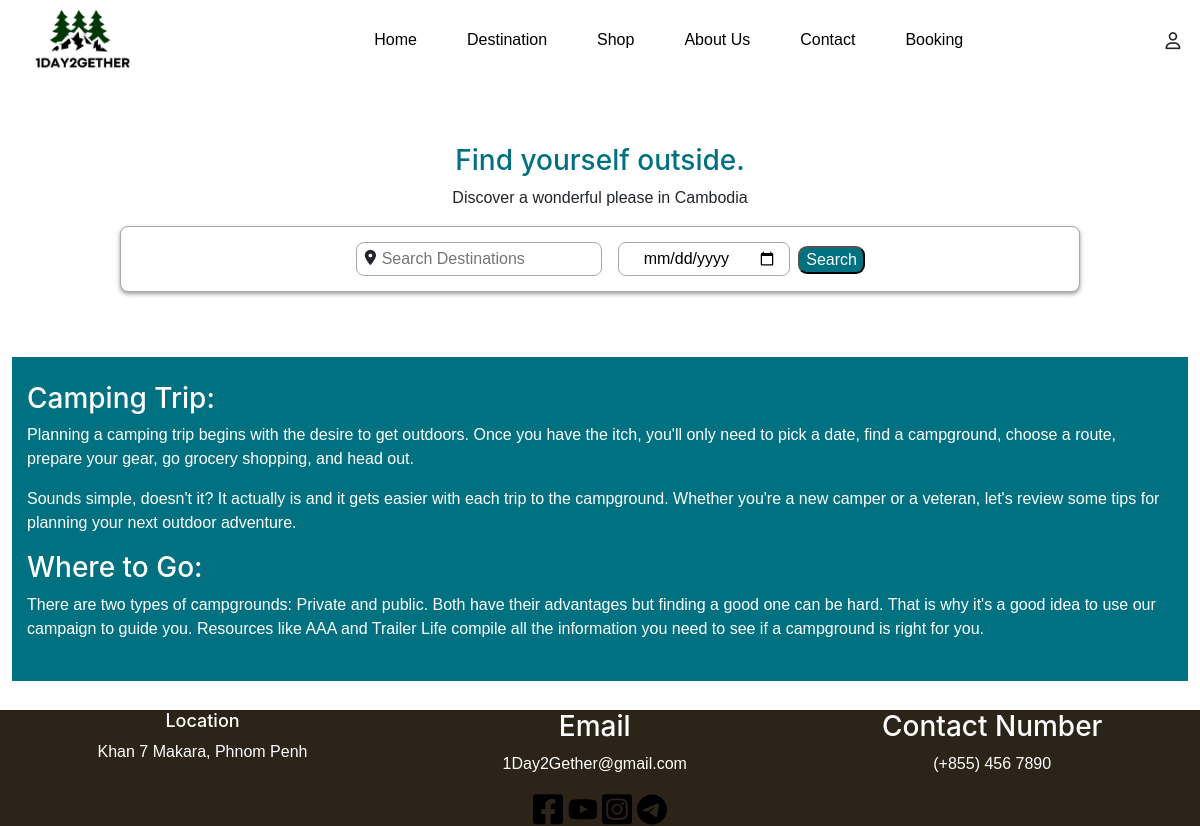
The page /Destination/ on the database as committed earlier.
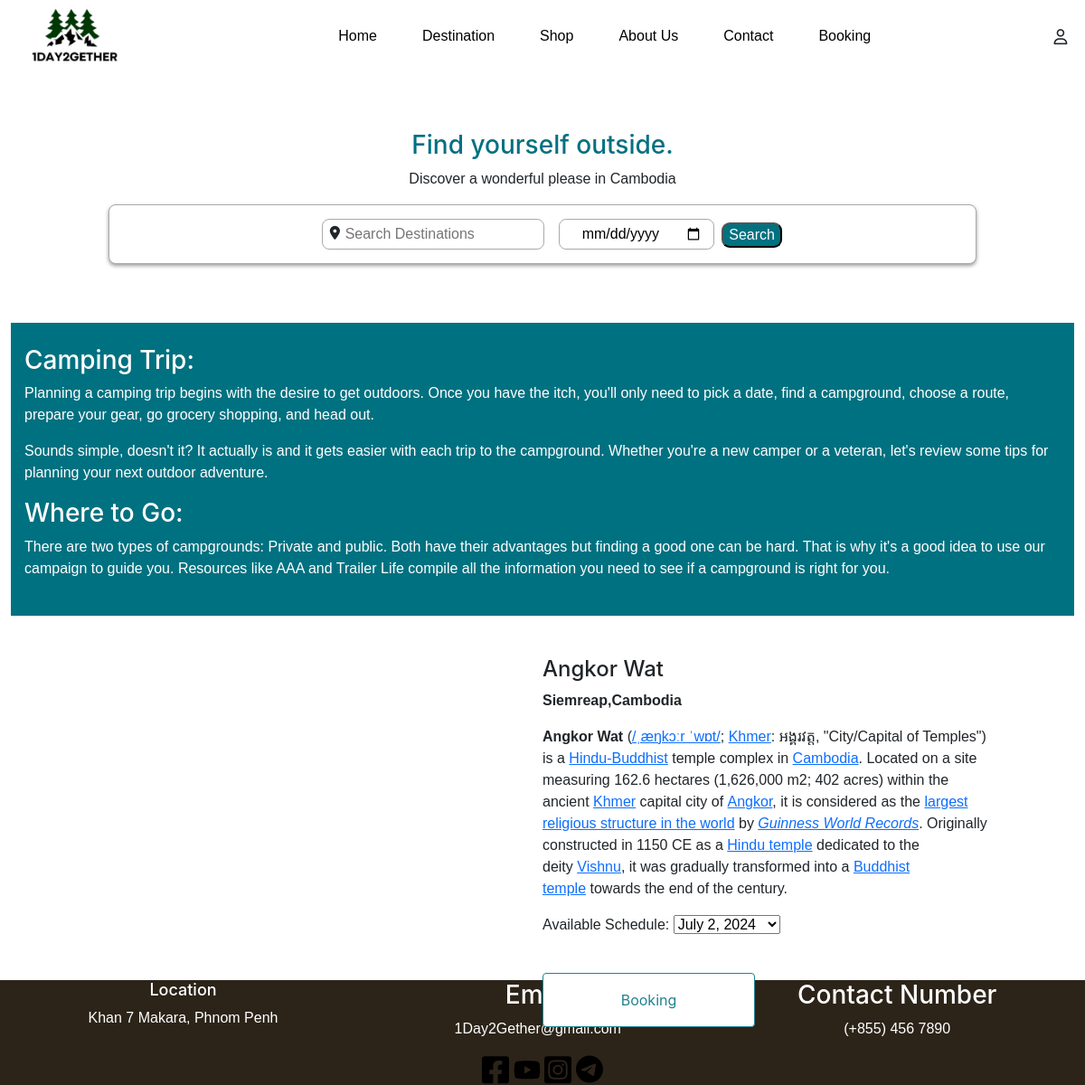
The same page on the database as committed later.
### onedaytwogether/models.py (models this page shows, shortened)
class Destination(models.Model):
    destination = models.CharField(max_length=50)
    address=RichTextField(blank=True, null=True)
    Image = models.FileField(blank=True, upload_to=Destination_directory_path,  validators=[validate_file_extension])
    description=RichTextField(blank=True, null=True)
    class Meta():
        ordering = ['id']

### onedaytwogether/views.py (the view, shortened to what this page needs)
# urls.py: path('Destination/', onedaytwogether_view.DestinationView.as_view(), name='Destination'),
class DestinationView(View):
    template_name = 'Destination.html'
    def get(self, request):
        search_query = request.GET.get('search')
        searchdate_query = request.GET.get('searchdate')
        desdata = Destination.objects.all()
        shcedata = Schedule.objects.all().order_by('Schedule')
        if search_query:
            desdata = desdata.filter(
                Q(destination__icontains=search_query) |
                Q(address__icontains=search_query) |
                Q(description__icontains=search_query)
            )
        return render(request, self.template_name, {'desdata': desdata, 'shcedata': shcedata, })

### final/templates/Destination.html (shortened to what this page needs)
{% extends 'header.html' %}
{%load static%}
{% block main_body %}
<!DOCTYPE html>
<html lang="en">
<head>
    <link rel="stylesheet" href="{%static 'css/bootstrap.css'%}">
    <link rel="stylesheet" href="{% static 'css/Destination.css' %}">
    <link rel="stylesheet" href="https://cdnjs.cloudflare.com/ajax/libs/font-awesome/6.3.0/css/all.min.css"
 />
</head>
<body>
    <div class="header">
        <center>
            <h3>Find yourself outside. </h3>
            <p>Discover a wonderful please in Cambodia</p>
            <form method="get" action="{% url 'onedaytwogether:Destination' %}">
                <div class="menu-search">
                    <div>
                        <i class="fa-solid fa-location-dot"></i>
                        <input type="text" placeholder="Search Destinations" name="search" id="">
                    </div>
                    <div>
                        <input type="date" id="" name="searchdate">
                    </div>
                    <div>
                        <input style="color: white;" type="submit" value="Search" name="" id="Search-button">
                    </div>
                </div>
            </form>
        </center>
    </div>
    <div class="text-body">
        <h3>Camping Trip: </h3>
        <p>Planning a camping trip begins with the desire to get outdoors. Once you have the itch, you'll only need to
            pick a date,
            find a campground, choose a route, prepare your gear, go grocery shopping, and head out.
        </p>
        <p>Sounds simple, doesn't it? It actually is and it gets easier with each trip to the campground. Whether you're
            a new
            camper or a veteran, let's review some tips for planning your next outdoor adventure.</p>
        <h3>Where to Go: </h3>
        <p>
            There are two types of campgrounds: Private and public. Both have their advantages but finding a good one
            can be hard.
            That is why it's a good idea to use our campaign to guide you. Resources like AAA and Trailer Life compile
            all the
            information you need to see if a campground is right for you.
        </p>
        <br>
    </div>
    <div class="the-destination" style="width:100%">
        {% for i in desdata %}
        <div class="knongpsar">
            <div class="row">
                <a href="FirstDestination.html" class="col-md-6"><img src="../media/{{ i.Image }}" alt=""></a>
                <div class="knongpsar-info col-md-5">
                    <b>
                        <h4>
                            {{ i.destination }}
                        </h4>
                    </b>
                    <b>{% autoescape off %}{{ i.address }}{% endautoescape %}</b>
                    <p>
                        {% autoescape off %}{{ i.description }}{% endautoescape %}
                    </p>
                    <form action="{% url 'onedaytwogether:contact' %}" method="post">
                        <p>Available Schedule:
                            <select name="schedule">
                                {% for j in shcedata %}
                                {% if i.id == j.Destination_id %}
                                <option value="{{ j.id }}">
                                    {{ j.Schedule }}
                                </option>
                                {% endif %}
                                {% endfor %}
                            </select>
                        </p>
                        <input type="submit" class="btn btn-primary" value="Booking">
                    </form>
                </div>
            </div>
        </div>
        <br>
        {% endfor %}
    </div>
</body>
{% endblock main_body %}

Rows that differ between the two databases and show on the page:
added Destination: destination "Angkor Wat", address "Siemreap,Cambodia", description "Angkor Wat ( /ˌæŋkɔːr ˈwɒt/ ; Khmer : អង្គរវត្ត, \"City/Capital of Temples\") is a Hindu-Buddhist temple complex in Cambodia . Located on a site measuring 162.6 hectares (1,626,000 m2; 402 acres) within the ancient Khmer capital city of Angkor , it is considered as the largest religious structure in the world by Guinness World Records . Originally constructed in 1150 CE as a Hindu temple dedicated to the deity Vishnu , it was gradually transformed into a Buddhist temple towards the end of the century."
